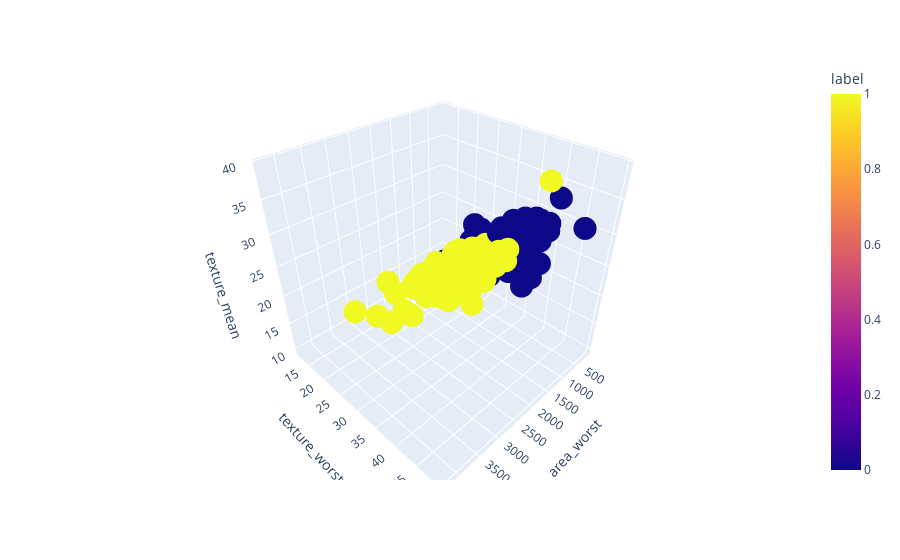
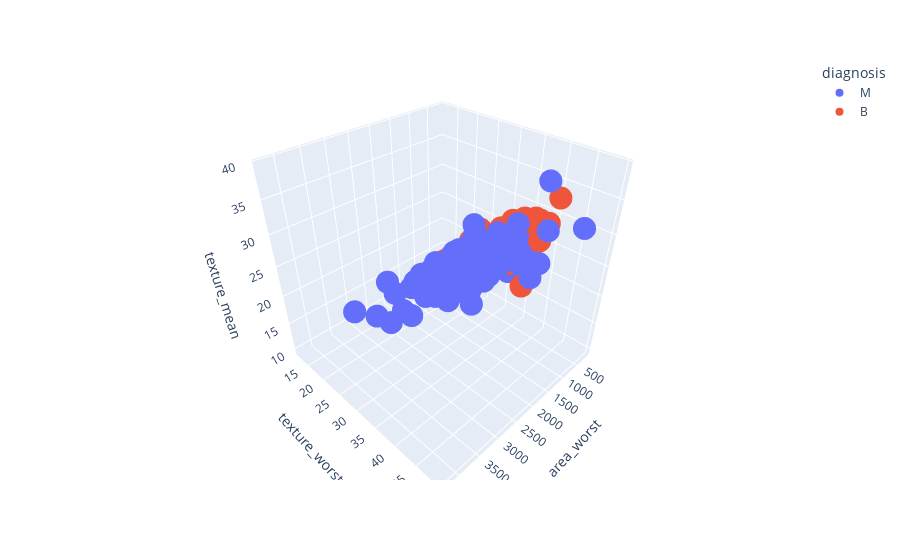

The notebook cell these images were saved under, in order:
### Code cell
kmeans_cluster = KMeans(n_clusters=2)
kmeans_cluster.fit_predict(X)
X["label"] = kmeans_cluster.labels_

#check accuracy for labelling process
counter = 0
for index, v in enumerate(X.label):
    if v == y[index]:
        counter += 1
print("labelling accuracy : {}\n".format(counter / len(y)))

#compare original label and generated label
fig1 = px.scatter_3d(X, x="area_worst", y="texture_worst", z="texture_mean", color="label")
fig2 = px.scatter_3d(cancer, x="area_worst", y="texture_worst", z="texture_mean", color="diagnosis")
fig1.show()
fig2.show()

### Figure 1 — Plotly figure (JSON) as saved in the notebook; plotly's stock layout.template omitted (floating-point values rounded to 4 significant figures; data arrays with more than 128 entries replaced by an {"elided": "..."} marker saying what was removed)
{"data": [{"hovertemplate": "area_worst=%{x}<br>texture_worst=%{y}<br>texture_mean=%{z}<br>label=%{marker.color}<extra></extra>", "legendgroup": "", "marker": {"color": {"elided": "569 int values"}, "coloraxis": "coloraxis", "symbol": "circle"}, "mode": "markers", "name": "", "scene": "scene", "showlegend": false, "type": "scatter3d", "x": {"elided": "569 float values"}, "y": {"elided": "569 float values"}, "z": {"elided": "569 float values"}}], "layout": {"coloraxis": {"colorbar": {"title": {"text": "label"}}, "colorscale": [[0, "#0d0887"], [0.1111, "#46039f"], [0.2222, "#7201a8"], [0.3333, "#9c179e"], [0.4444, "#bd3786"], [0.5556, "#d8576b"], [0.6667, "#ed7953"], [0.7778, "#fb9f3a"], [0.8889, "#fdca26"], [1, "#f0f921"]]}, "legend": {"tracegroupgap": 0}, "margin": {"t": 60}, "scene": {"domain": {"x": [0, 1], "y": [0, 1]}, "xaxis": {"title": {"text": "area_worst"}}, "yaxis": {"title": {"text": "texture_worst"}}, "zaxis": {"title": {"text": "texture_mean"}}}}}

### Figure 2 — Plotly figure (JSON) as saved in the notebook; plotly's stock layout.template omitted (floating-point values rounded to 4 significant figures; data arrays with more than 128 entries replaced by an {"elided": "..."} marker saying what was removed)
{"data": [{"hovertemplate": "diagnosis=M<br>area_worst=%{x}<br>texture_worst=%{y}<br>texture_mean=%{z}<extra></extra>", "legendgroup": "M", "marker": {"color": "#636efa", "symbol": "circle"}, "mode": "markers", "name": "M", "scene": "scene", "showlegend": true, "type": "scatter3d", "x": {"elided": "212 float values"}, "y": {"elided": "212 float values"}, "z": {"elided": "212 float values"}}, {"hovertemplate": "diagnosis=B<br>area_worst=%{x}<br>texture_worst=%{y}<br>texture_mean=%{z}<extra></extra>", "legendgroup": "B", "marker": {"color": "#EF553B", "symbol": "circle"}, "mode": "markers", "name": "B", "scene": "scene", "showlegend": true, "type": "scatter3d", "x": {"elided": "357 float values"}, "y": {"elided": "357 float values"}, "z": {"elided": "357 float values"}}], "layout": {"legend": {"title": {"text": "diagnosis"}, "tracegroupgap": 0}, "margin": {"t": 60}, "scene": {"domain": {"x": [0, 1], "y": [0, 1]}, "xaxis": {"title": {"text": "area_worst"}}, "yaxis": {"title": {"text": "texture_worst"}}, "zaxis": {"title": {"text": "texture_mean"}}}}}
